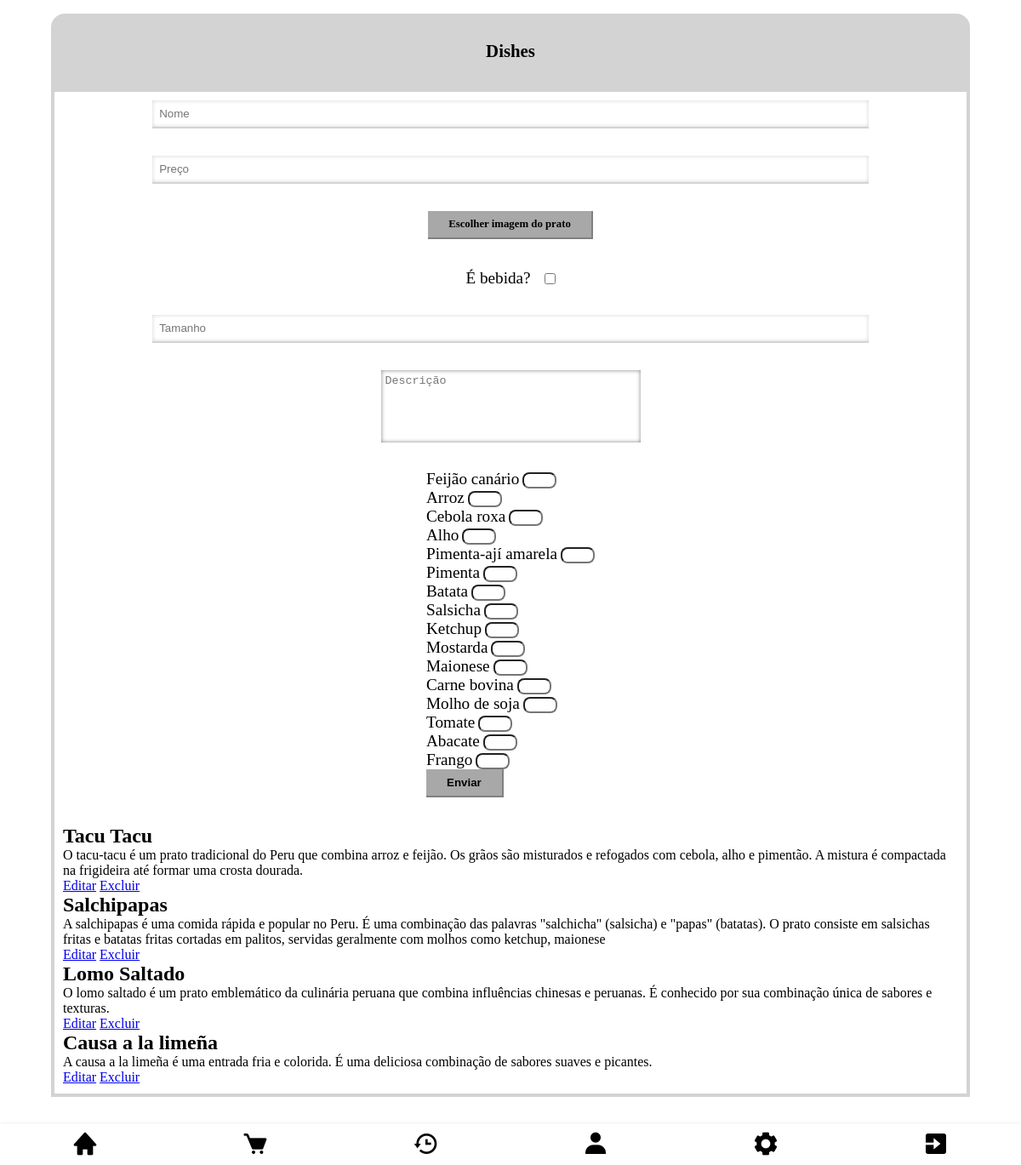
The page /dishes.php (signed in) on the database as committed earlier.
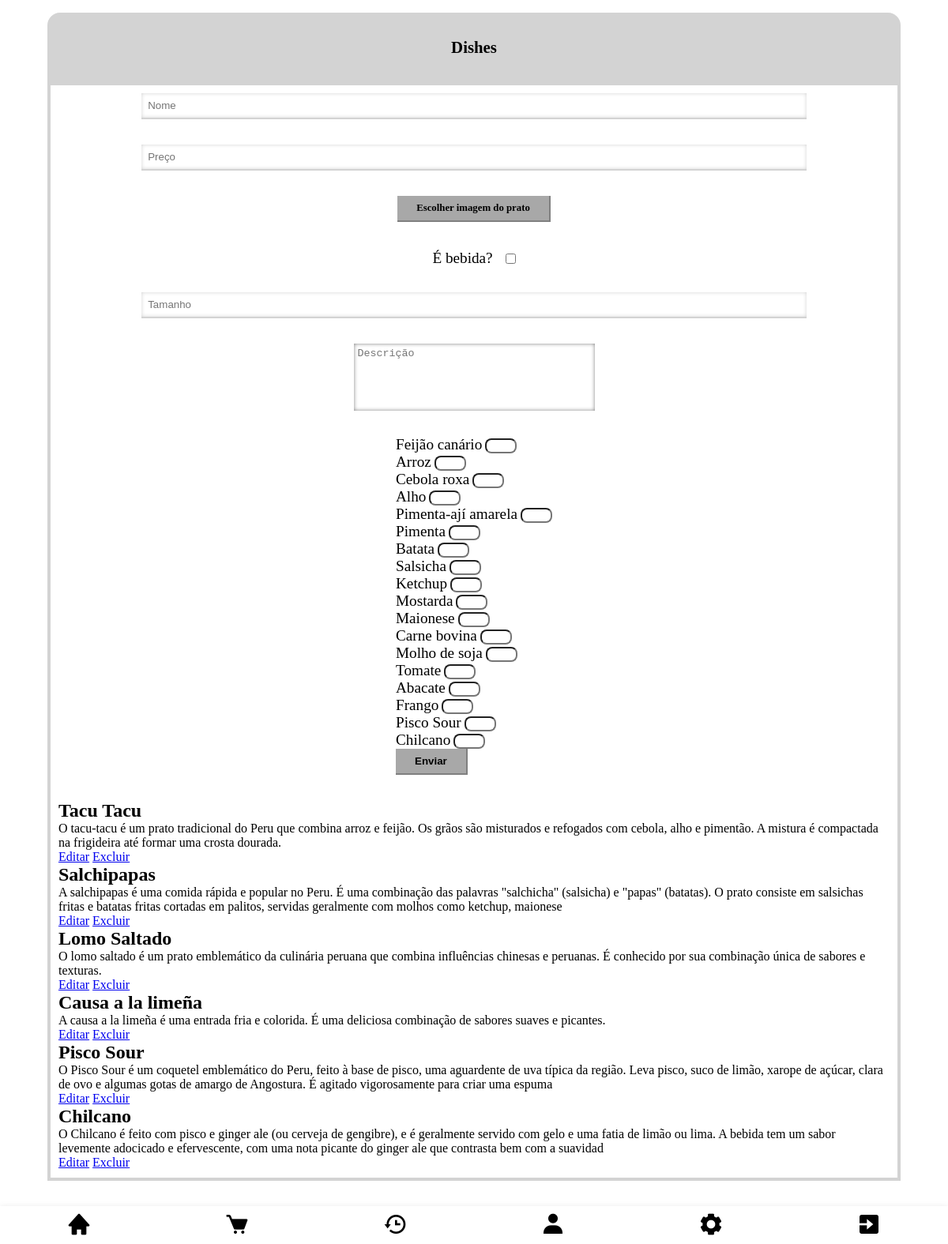
The same page on the database as committed later.
### tables this page shows
CREATE TABLE `ingredients` (
  `id` int(11) NOT NULL,
  `name` varchar(50) NOT NULL,
  `quantity` int(11) NOT NULL,
  `created_at` datetime DEFAULT current_timestamp()
);

CREATE TABLE `dishes` (
  `id` int(11) NOT NULL,
  `name` varchar(50) NOT NULL,
  `price` float NOT NULL,
  `description` varchar(255) NOT NULL,
  `size` varchar(50) NOT NULL,
  `is_drink` tinyint(1) NOT NULL,
  `img` varchar(255) NOT NULL,
  `created_at` datetime DEFAULT current_timestamp()
);

### utils/Database.php (called while the page is built, shortened)
<?php
class Database {
    private static $conn = null;
    public static function getConnection() {
        if (self::$conn === null) {
            self::$conn = new \PDO(
                "mysql:host=localhost;dbname=lanchonete",
                'root',
                ''
            );
        }
        return self::$conn;
    }
    public static function selectAll($table) {
        $conn = self::getConnection();
        $stmt = $conn->query("SELECT * FROM $table");
        return $stmt->fetchAll();
    }
}
?>

### dishes.php (the view, shortened to what this page needs)
<?php
    include('header.php');
    require_once('utils/Database.php');
?>
<?php
    $dishes = Database::selectAll("dishes");
    $ingredients = Database::selectAll("ingredients");
?>
<section class="dishes">
    <h1 class="logo" style="background-color: lightgray;">Dishes</h1>
    <form class="center form" method="POST" enctype="multipart/form-data">
            <input class="input" type="text" name="name" placeholder="Nome" required>
            <input class="input" type="text" name="price" placeholder="Preço" required>
            <div class="imageUpload">
                <label class="inputBtn imgLbl" for="img">Escolher imagem do prato</label>
            </div>
            <div class="inputGroup">
                <label class="lbl" for="isDrink">É bebida?</label>
                <input type="checkbox" name="isDrink" id="isDrink" value="1">
            </div>
            <input class="input" type="text" name="size" id="size" placeholder="Tamanho" required>
            <textarea class="textarea" placeholder="Descrição" name="desc" id="" cols="35" rows="5" required></textarea>
            <div class="existingingredients">
                <?php if($ingredients){ foreach ($ingredients as $ingredient) { ?>
                    <div>
                        <label class="lbl" for="<?= $ingredient['id']?>"><?= $ingredient['name']?></label>
                        <input class="quantityInput" type="number" name="ingredients[<?= $ingredient['id']?>]" id="<?= $ingredient['id']?>">
                    </div>
                <?php } } ?>
                <button class="inputBtn">Enviar</button>
            </div>
            <div class="ingredientslist">
                <?php if($dishes) {
                    foreach($dishes as $dish) { ?>
                    <div class="ingredient">
                        <h2><?= $dish['name'] ?></h2>
                        <p><?= $dish['description'] ?></p>
                        <a href="editDish.php?id=<?= $dish['id'] ?>">Editar</a>
                        <a href="dishes.php?delete=<?= $dish['id'] ?>">Excluir</a>
                    </div>
                <?php } } ?>
            </div>
        </div>
<?php include('footer.php'); ?>

Rows that differ between the two databases and show on the page:
added ingredients: name "Pisco Sour"
added ingredients: name "Chilcano"
added dishes: name "Pisco Sour", description "O Pisco Sour é um coquetel emblemático do Peru, feito à base de pisco, uma aguardente de uva típica da região. Leva pisco, suco de limão, xarope de açúcar, clara de ovo e algumas gotas de amargo de Angostura. É agitado vigorosamente para criar uma espuma"
added dishes: name "Chilcano", description "O Chilcano é feito com pisco e ginger ale (ou cerveja de gengibre), e é geralmente servido com gelo e uma fatia de limão ou lima. A bebida tem um sabor levemente adocicado e efervescente, com uma nota picante do ginger ale que contrasta bem com a suavidad"
